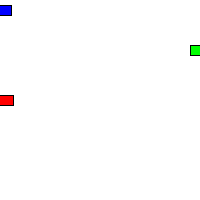
Frame 1 (no input)
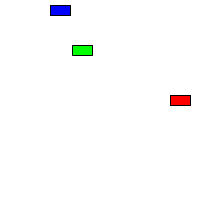
Frame 60 (the mouse pressed at the canvas centre just before this capture)
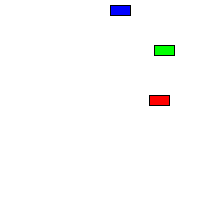
Frame 120 (the mouse held since frame 60 and released just before this capture)

The Processing sketch that drew these frames (run headless with seeded random() and noise(); from frame 60 on, the mouse is pressed at the canvas centre):

// Processing sketch: processing_103356
// ── processing_103356.pde

//Gil Gerstel
// July 9th
//Adding a Car
// http://processing.org/tutorials/objects/

// Example: Two Car objects
Car myCar1;
Car myCar2; // Two objects!
Car myCar3;

void setup() {
  size(200,200);
  // Parameters go inside the parentheses when the object is constructed.
  myCar1 = new Car(color(255,0,0),0,100,3); 
  myCar2 = new Car(color(0,0,255),0,10,1);
  myCar3 = new Car(color(0,255,0),0,50,-2);
}

void draw() {
  background(255);
  myCar1.drive();
  myCar1.display();
  myCar2.drive();
  myCar2.display();
  myCar3.drive();
  myCar3.display();
  if (keyPressed == true) {
    if (key=='g'){
    textSize(17);
    text("Gil, ADD MORE DETAIL!!!", 0, 100);
}
}

}

// Even though there are multiple objects, we still only need one class. 
// No matter how many cookies we make, only one cookie cutter is needed.
class Car { 
  color c;
  float xpos;
  float ypos;
  float xspeed;

  // The Constructor is defined with arguments.
  Car(color tempC, float tempXpos, float tempYpos, float tempXspeed) { 
    c = tempC;
    xpos = tempXpos;
    ypos = tempYpos;
    xspeed = tempXspeed;
  }

  void display() {
    stroke(0);
    fill(c);
    rectMode(CENTER);
    rect(xpos,ypos,20,10);
  }

  void drive() {
    xpos = xpos + xspeed;
    if (xpos > width) {
      xpos = 0;
    }
    if (xpos < 0) {
      xpos = 200;
    }
  }
}
